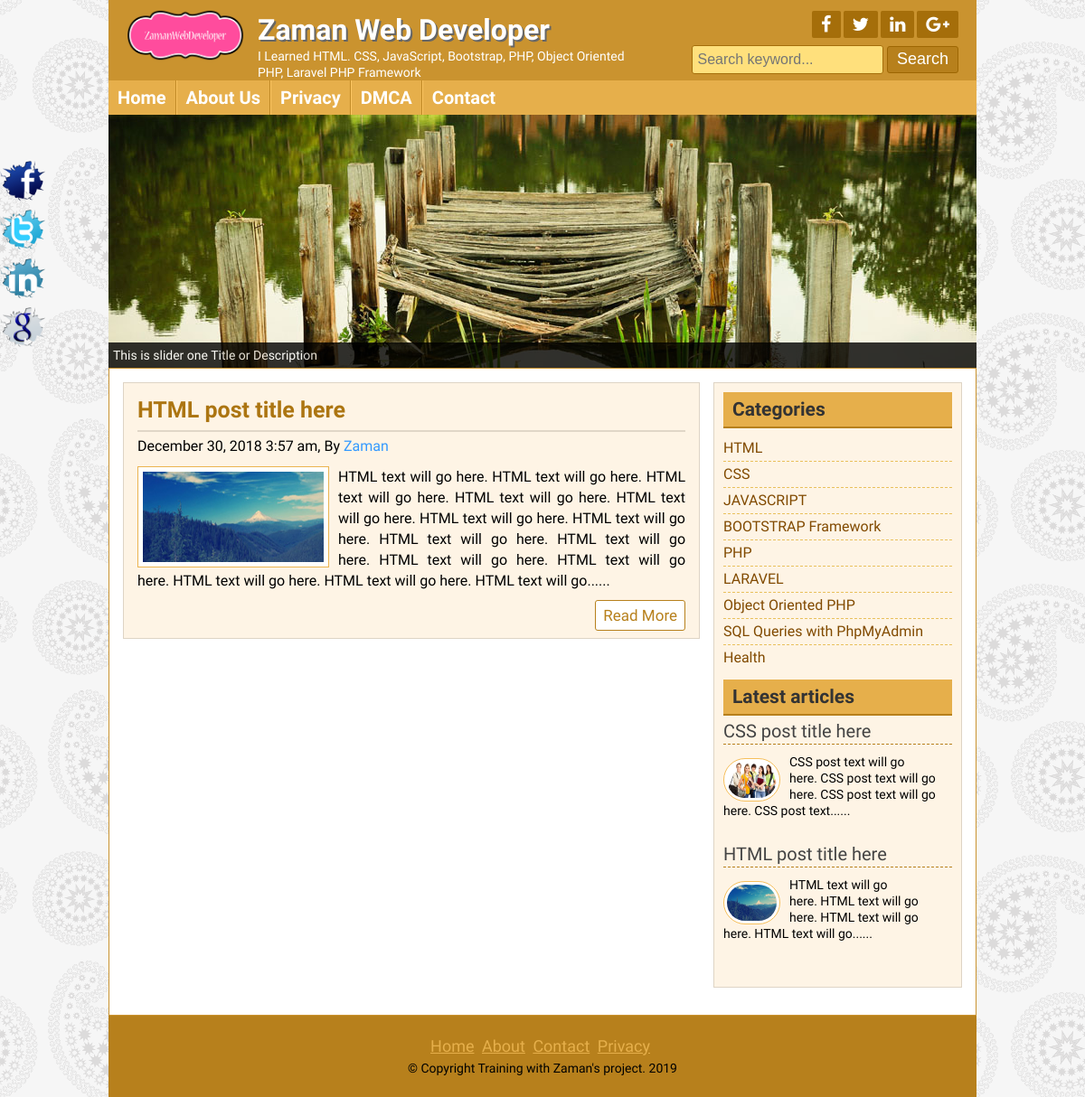
The page /posts.php?category=1 on the database as committed earlier.
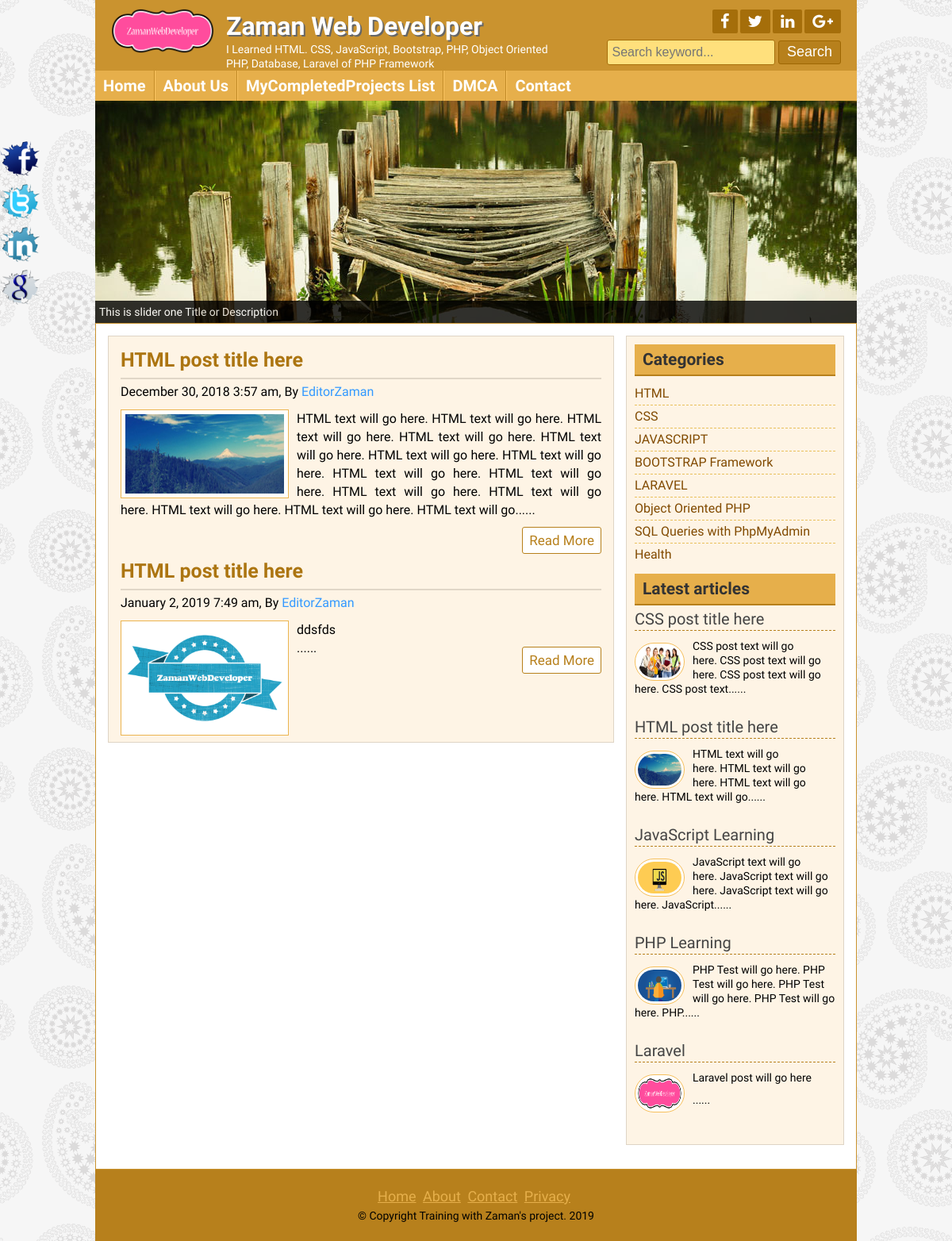
The same page on the database as committed later.
### tables this page shows
CREATE TABLE `title_slogan` (
  `id` int(11) NOT NULL,
  `title` varchar(255) NOT NULL,
  `slogan` varchar(255) NOT NULL,
  `logo` varchar(255) NOT NULL
);

CREATE TABLE `tbl_social` (
  `id` int(11) NOT NULL,
  `fb` varchar(255) NOT NULL,
  `tw` varchar(255) NOT NULL,
  `ln` varchar(255) NOT NULL,
  `gp` varchar(255) NOT NULL
);

CREATE TABLE `tbl_page` (
  `id` int(11) NOT NULL,
  `name` varchar(255) NOT NULL,
  `body` text NOT NULL
);

CREATE TABLE `tbl_post` (
  `id` int(11) NOT NULL,
  `cat` int(11) NOT NULL,
  `title` varchar(2555) NOT NULL,
  `body` text NOT NULL,
  `image` varchar(255) NOT NULL,
  `author` varchar(50) NOT NULL,
  `tags` varchar(255) NOT NULL,
  `date` timestamp NOT NULL DEFAULT CURRENT_TIMESTAMP,
  `userid` int(11) NOT NULL
);

CREATE TABLE `tbl_category` (
  `id` int(11) NOT NULL,
  `name` varchar(50) NOT NULL
);

CREATE TABLE `tbl_footer` (
  `id` int(11) NOT NULL,
  `note` varchar(255) NOT NULL
);

### lib/Database.php (called while the page is built, shortened)
<?php
Class Database{
	public $host   = DB_HOST;
	public $user   = DB_USER;
	public $pass   = DB_PASS;
	public $dbname = DB_NAME;
	public $link;
	private function connectDB(){
	$this->link = new mysqli($this->host, $this->user, $this->pass, $this->dbname);
 }
	public function select($query){
		$result = $this->link->query($query) or die($this->link->error.__LINE__);
		if($result->num_rows > 0){
			return $result;
		} else {
			return false;
		}
	}
}

### helpers/Format.php (called while the page is built, shortened)
<?php
class Format{
    public function formateDate($date){
        return date('F j, Y g:i a', strtotime($date));
    }
    public function textShorten($text, $limit = 400){
        $text = $text. " ";
        $text = substr($text, 0, $limit);
        $text = substr($text, 0, strripos($text, ' '));
        $text = $text."......";
        return $text;
    }
}
?>

### posts.php (the view, shortened to what the changed rows need)
<?php include 'inc/header.php'; ?>
<?php
    if (!isset($_GET['category']) || $_GET['category'] == null ){
        header("Location: 404.php");
    }else{
        $category = $_GET['category'];
    }
?>
<div class="contentsection contemplete clear">
    <div class="maincontent clear">
    <?php
        $query = "select * from tbl_post where cat=$category";
        $post = $db->select($query);
        if ($post){
            while ($result=$post->fetch_assoc()){
    ?>
        <div class="samepost clear">
            <h2><a href="post.php?id=<?php echo $result['id'];?>"><?php echo $result['title'];?></a></h2>
            <h4><?php echo $fm->formateDate($result['date']);?>, By <a href="#"><?php echo $result['author'];?></a></h4>
            <a href="#"><img src="zaman/<?php echo $result['image'];?>" alt="post image"/></a>
            <?php echo $fm->textShorten($result['body']);?>
            <div class="readmore clear">
                <a href="post.php?id=<?php echo $result['id'];?>">Read More</a>
            </div>
        </div>
    <?php } }else{
    ?>
        <h1>No Post Available in this Category.</h1>
    <?php } ?>
    </div>
    <?php include "inc/sidebar.php";?>
</div>
<?php include "inc/footer.php";?>

### inc/header.php (shortened to what the changed rows need)
<?php include 'lib/Database.php'; ?>
<?php include 'helpers/Format.php'; ?>
<?php
    $db = new Database();
    $fm = new Format();
?>
<!DOCTYPE html>
<html>
<head>
	<link rel="stylesheet" href="font-awesome-4.5.0/css/font-awesome.css">
	<link rel="stylesheet" href="css/nivo-slider.css" type="text/css" media="screen" />
	<link rel="stylesheet" href="style.css">
</head>
<body>
	<div class="headersection templete clear">
		<a href="index.php">
			<div class="logo">
<?php
                    $query = "SELECT * FROM title_slogan WHERE id='1'";
                    $blog_title = $db->select($query);
                    if ($blog_title) {
                        while ($result = $blog_title->fetch_assoc()) {
?>
				<img src="zaman/<?php echo $result['logo'];?>" alt="Logo"/>
				<h2><?php echo $result['title'];?></h2>
				<p><?php echo $result['slogan'];?></p>
<?php
		}
	}
?>
			</div>
		</a>
		<div class="social clear">
			<div class="icon clear">
<?php
                    $query = "SELECT * FROM tbl_social WHERE id='1'";
                    $socialmedia = $db->select($query);
                    if ($socialmedia) {
                        while ($result = $socialmedia->fetch_assoc()) {
?>
				<a href="<?php echo $result['fb'];?>" target="_blank"><i class="fa fa-facebook"></i></a>
				<a href="<?php echo $result['tw'];?>" target="_blank"><i class="fa fa-twitter"></i></a>
				<a href="<?php echo $result['ln'];?>" target="_blank"><i class="fa fa-linkedin"></i></a>
				<a href="<?php echo $result['gp'];?>" target="_blank"><i class="fa fa-google-plus"></i></a>
<?php } }?>
			</div>
		</div>
	</div>
<div class="navsection templete">
	<ul>
<?php
            $query = "SELECT * FROM tbl_page";
            $pages = $db->select($query);
            if ($pages) {
                while ($result = $pages->fetch_assoc()) {
?>
        <li><a
        <?php
        	if (isset($_GET['pageid']) && $_GET['pageid'] == $result['id'] ) {
        		echo 'id="active"';
        	}
       	?>
        href="page.php?pageid=<?php echo $result['id']; ?>"><?php echo $result['name']; ?></a></li>
<?php } }?>
	</ul>
</div>

### inc/sidebar.php
<div class="sidebar clear">
			<div class="samesidebar clear">
				<h2>Categories</h2>
					<ul>
                        <?php
                            $query = "select * from tbl_category";
                            $category = $db->select($query);
                            if ($category) {
                                while ($result = $category->fetch_assoc()) {
                        ?>
                                    <li><a href="posts.php?category=<?php echo $result['id'];?>"><?php echo $result['name'];?></a></li>
                        <?php
                                }
                            }else{
                                ?><li>No Category Created</li><?php
                            }
                        ?>
					</ul>
			</div>
			<div class="samesidebar clear">
				<h2>Latest articles</h2>
			<?php
				$query = "select * from tbl_post limit 5";
				$post = $db->select($query);
	            if ($post){
	            	while ($result=$post->fetch_assoc()){
			?>
					<div class="popular clear">
							<h3><a href="post.php?id=<?php echo $result['id'];?>"><?php echo $result['title'];?></a></h3>
						<a href="post.php?id=<?php echo $result['id'];?>">
							<img src="zaman/<?php echo $result['image'];?>" alt="post image"/>
						</a>
						<?php echo $fm->textShorten($result['body'],120);?>
					</div>
            <?php } }else{header("Location:404.php");}?>
			</div>
		</div>

### inc/footer.php (shortened to what the changed rows need)
<div class="footersection templete clear">
	  <div class="footermenu clear">
		<ul>
		</ul>
	  </div>
<?php
                    $query = "SELECT * FROM tbl_footer WHERE id='1'";
                    $footernote = $db->select($query);
                    if ($footernote) {
                        while ($result = $footernote->fetch_assoc()) {
?>
	  <p>&copy; <?php echo $result['note'];?> <?php echo date('Y');?></p>
<?php } }
?>
	</div>
	<div class="fixedicon clear">
<?php
                    $query = "SELECT * FROM tbl_social WHERE id='1'";
                    $socialmedia = $db->select($query);
                    if ($socialmedia) {
                        while ($result = $socialmedia->fetch_assoc()) {
?>
		<a href="<?php echo $result['fb'];?>" target="_blank"><img src="images/fb.png" alt="Facebook"/></a>
		<a href="<?php echo $result['tw'];?>" target="_blank"><img src="images/tw.png" alt="Twitter"/></a>
		<a href="<?php echo $result['ln'];?>" target="_blank"><img src="images/in.png" alt="LinkedIn"/></a>
		<a href="<?php echo $result['gp'];?>" target="_blank"><img src="images/gl.png" alt="GooglePlus"/></a>
<?php } }?>
	</div>
</body>
</html>

Rows that differ between the two databases and show on the page:
removed tbl_page: name "Privacy"
removed tbl_category: name "PHP"
changed title_slogan "Zaman Web Developer": slogan "I Learned HTML. CSS, JavaScript, Bootstrap, PHP, Object Oriented PHP, Laravel PHP Framework" → "I Learned HTML. CSS, JavaScript, Bootstrap, PHP, Object Oriented PHP, Database, Laravel of PHP Framework"
added tbl_page: name "MyCompletedProjects List"
changed tbl_post "December 30, 2018 3:57 am": author "Zaman" → "EditorZaman"
added tbl_post: title "HTML post title here", date "January 2, 2019 7:49 am", author "EditorZaman", image (picture), body "ddsfds ......"
added tbl_post: title "JavaScript Learning", image (picture), body "JavaScript text will go here. JavaScript text will go here. JavaScript text will go here. JavaScript......", shown under "Latest articles"
added tbl_post: title "PHP Learning", image (picture), body "PHP Test will go here. PHP Test will go here. PHP Test will go here. PHP Test will go here. PHP......", shown under "Latest articles"
added tbl_post: title "Laravel", image (picture), body "Laravel post will go here ......", shown under "Latest articles"
